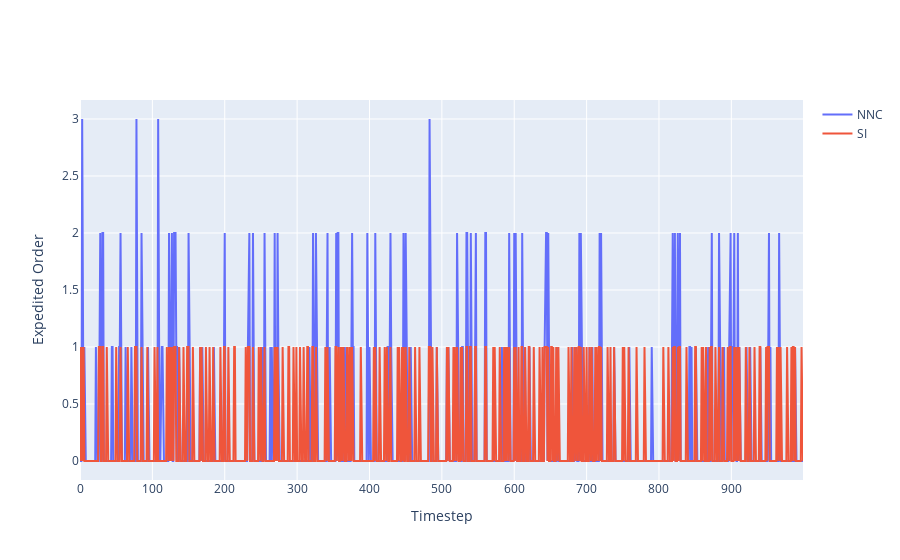

The notebook cell saved with this chart:
### Code cell
a = go.Scatter(y=[x.item() for x in nn_qe[1:]], name='NNC')
b = go.Scatter(y=cdi_qe, name='SI')
fig = go.Figure([a,b])
fig.layout.xaxis.title = 'Timestep'
fig.layout.yaxis.title = 'Expedited Order'
fig

### Figure 1 — Plotly figure (JSON) as saved in the notebook; plotly's stock layout.template omitted (floating-point values rounded to 4 significant figures; data arrays with more than 128 entries replaced by an {"elided": "..."} marker saying what was removed)
{"data": [{"name": "NNC", "type": "scatter", "y": {"elided": "1000 int values"}}, {"name": "SI", "type": "scatter", "y": {"elided": "1000 int values"}}], "layout": {"autosize": true, "xaxis": {"autorange": true, "range": [0, 999], "title": {"text": "Timestep"}}, "yaxis": {"autorange": true, "range": [-0.1667, 3.167], "title": {"text": "Expedited Order"}, "type": "linear"}}}
